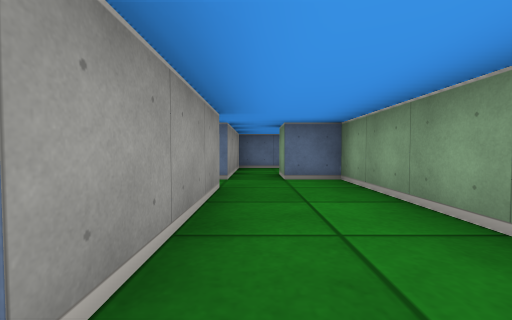
[1] (above)

18 first-person views from a walk through a cub3D maze. The camera is about half as high as the walls, tilts 2° down and sees 90° across. The floor is counted in squares. Each view is taken from the middle of a square. On the plan, view 1 faces up. The plan holds only what a view shows up to about 9 squares ahead; the rest is blank.

[2]
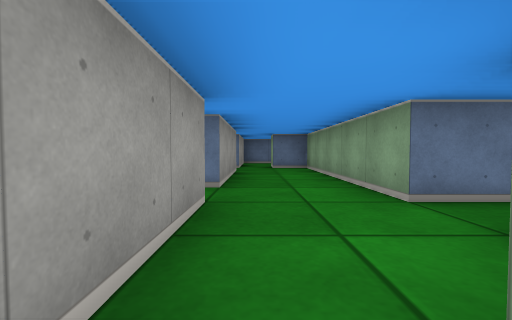

[3]
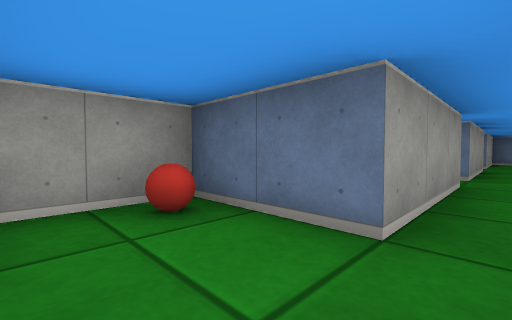

[4]
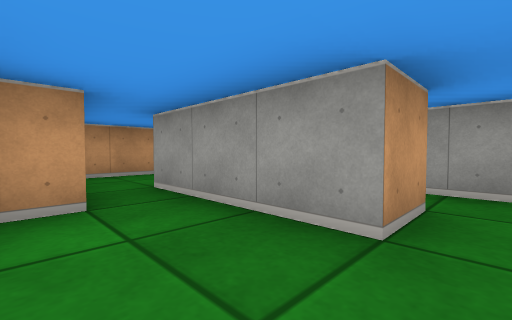

[5]
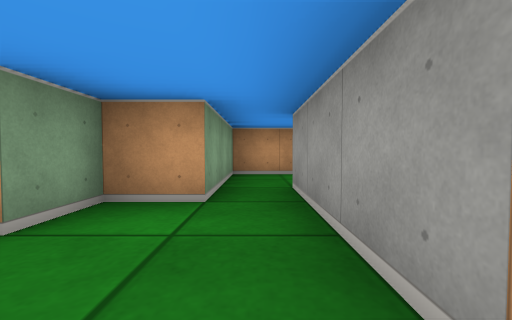

[6]
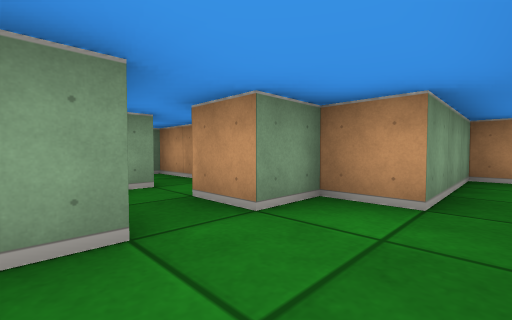

[7]
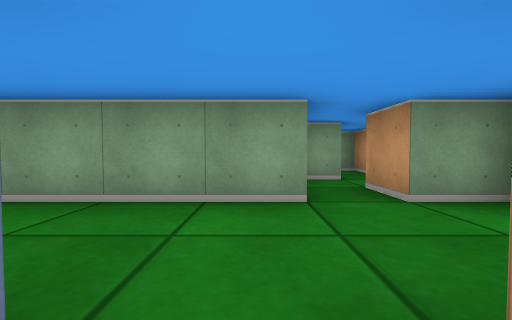

[8]
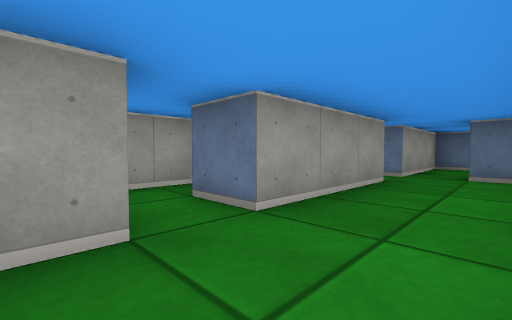

[9]
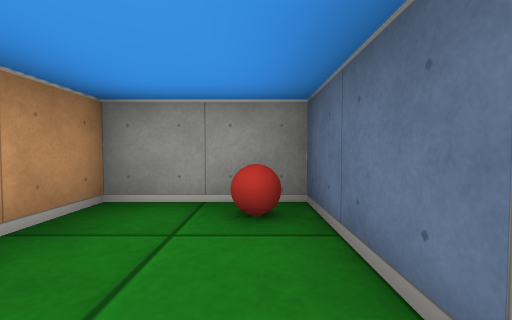

[10]
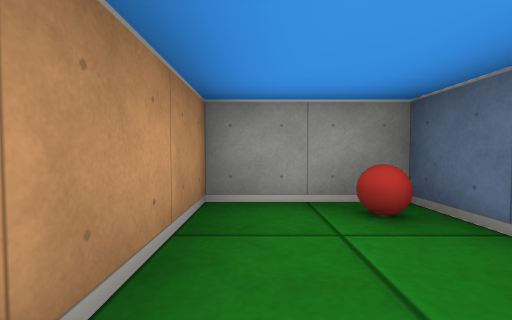

[11]
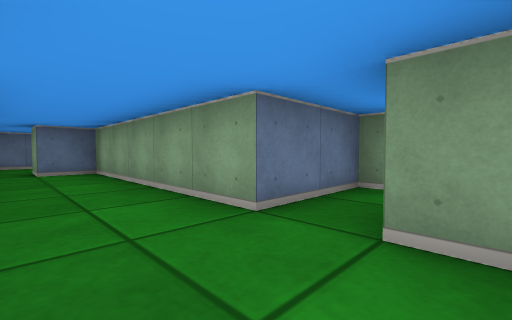

[12]
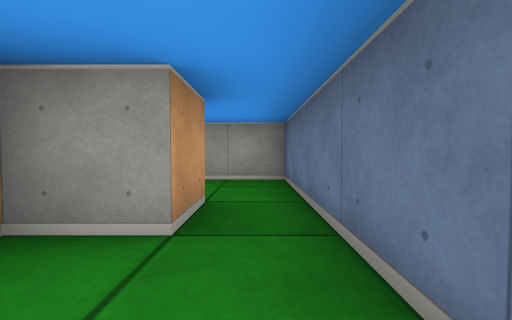

[13]
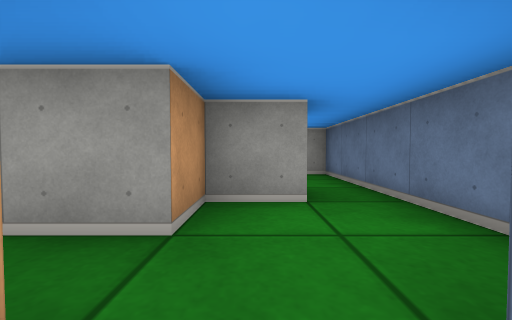

[14]
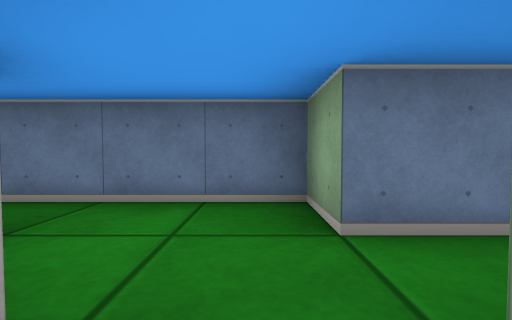

[15]
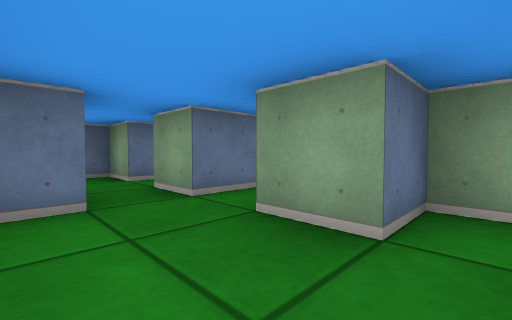

[16]
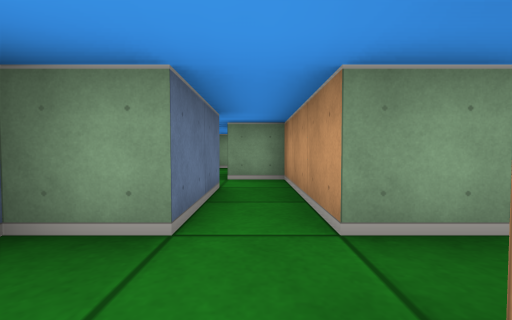

[17]
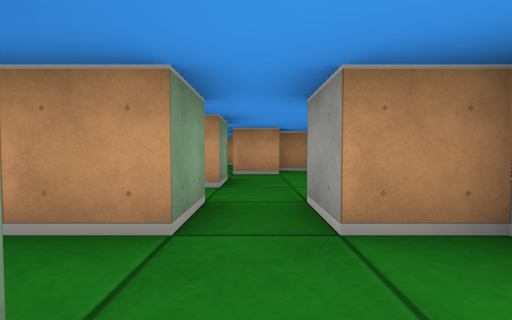

[18]
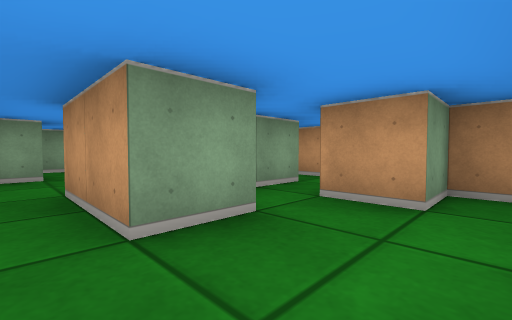

### Floor plan
Ten units are one square. View 1 is at (0, 0); x grows to the right and y downward. Boxes are objects, and circles mark ways between rooms. Rooms are numbered by the first view taken in them; rooms with no view inside come last. Other rooms are left out.
<svg viewBox="-30 -80 110 140">
<path fill="none" stroke="#000" d="M-5 5 -5 25M25 5 15 5 15 -45 5 -45 5 -55M-5 -36 -5 -5M5 25 15 25 15 15 25 15M-5 -55 -5 -45M-5 25 -5 35 -25 35 -25 55 5 55 5 25M-16 5 -5 5M-25 -11 -25 8M-5 -5 -15 -5M25 -65 25 -55 35 -55 35 -45M45 -45 45 -55 75 -55 75 -65M65 -65 45 -65 45 -75 25 -75M35 -45 29 -45M55 -45 45 -45M26 -5 35 -5 35 -15 45 -15M55 -5 55 -25 45 -25 45 -35 65 -35M15 -65 25 -65M25 -75 -5 -75 -5 -55M35 16 35 5 25 5"/>
<rect x="-25" y="35" width="10" height="10" fill="#bbb"><title>ball</title></rect>
<circle cx="0" cy="30" r="3" fill="#2a7"/>
<circle cx="-10" cy="0" r="3" fill="#2a7"/>
<circle cx="0" cy="-50" r="3" fill="#2a7"/>
<circle cx="20" cy="10" r="3" fill="#2a7"/>
<circle cx="40" cy="-50" r="3" fill="#2a7"/>
<circle cx="20" cy="-70" r="3" fill="#2a7"/>
<text x="10" y="-10">1</text>
<text x="-10" y="40">2</text>
<text x="-20" y="0">3</text>
<text x="40" y="-60">4</text>
<text x="40" y="-30">5</text>
<text x="10" y="-70">6</text>
<text x="30" y="20">7</text>
</svg>
Room 1 opens to room 2. Room 1 opens to room 3. Room 1 opens to room 6. Room 1 opens to room 7. Room 4 opens to room 5. Room 4 opens to room 6.

Where each view was taken, in squares from view 1:
view 1: 0 up, 0 right, facing up
view 2: 3 down, 0 right, facing up
view 3: 5 down, 0 right, facing up-left
view 4: 0 up, 1 right, facing down-left
view 5: 0 up, 0 right, facing down
view 6: 0 up, 0 right, facing down-right
view 7: 0 up, 1 left, facing right
view 8: 1 down, 1 right, facing up-left
view 9: 4 down, 0 right, facing left
view 10: 5 down, 0 right, facing left
view 11: 2 down, 0 right, facing up-right
view 12: 7 up, 4 right, facing left
view 13: 6 up, 5 right, facing left
view 14: 5 up, 4 right, facing up
view 15: 2 up, 3 right, facing up-right
view 16: 6 up, 3 right, facing right
view 17: 7 up, 4 right, facing down
view 18: 4 up, 3 right, facing down-right
